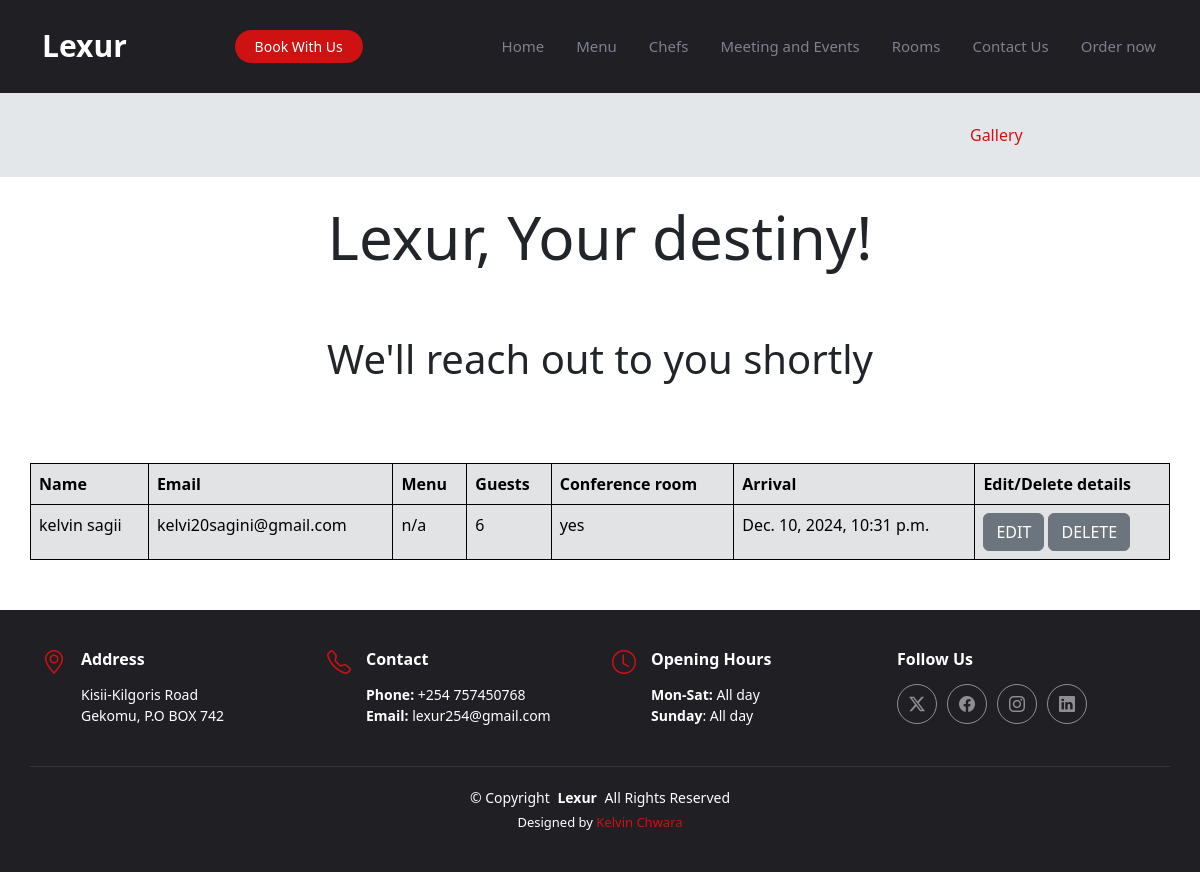
The page /showorder/ on the database its author committed.
### lexurapp/models.py (models this page shows, shortened)
class Order(models.Model):
    name=models.CharField(max_length=100)
    email=models.EmailField(max_length=100)
    menu=models.CharField(max_length=100)
    guests=models.IntegerField()
    conference=models.CharField(max_length=100)
    arrival=models.DateTimeField()

### lexurapp/views.py (the view)
# urls.py: path('showorder/', views.showorder, name='showorder'),
def showorder(request):
    allorders= Order.objects.all()
    return render(request, 'showorder.html', {'order': allorders})

### templates/showorder.html (shortened to what this page needs)
{% extends 'starter-page.html' %}
{% block body %}
   <h1 class="text-center p-4" style="font-size: 60px">Lexur, Your destiny!</h1>
    <p class="text-center p-4" style="font-size: 40px">We'll reach  out to you shortly</p>
    <table class="table table-bordered table-secondary border-black container" style="margin-top: 50px;margin-bottom: 50px; padding-top: 50px">
    <tr>
        <th>Name</th>
        <th>Email</th>
        <th>Menu</th>
        <th>Guests</th>
        <th>Conference room</th>
        <th>Arrival</th>
        <th>Edit/Delete details</th>
    </tr>
    {% for x in order %}
        <tr>
            <td>{{ x.name }}</td>
            <td>{{ x.email }}</td>
            <td>{{ x.menu }}</td>
            <td>{{ x.guests }}</td>
            <td>{{ x.conference }}</td>
            <td>{{ x.arrival }}</td>
            <td>
                <a href="{% url 'editorders' x.id %}" class="btn btn-secondary">EDIT</a>
                <a href="{% url 'delete_order' x.id %}" class="btn btn-secondary">DELETE</a>
            </td>
        </tr>
    {% endfor %}
    </table>
{% endblock %}

### static/assets/css/main.css (style rules this page uses)
:root { --default-font: "Roboto", system-ui, -apple-system, "Segoe UI", Roboto, "Helvetica Neue", Arial, "Noto Sans", "Liberation Sans", sans-serif, "Apple Color Emoji", "Segoe UI Emoji", "Segoe UI Symbol", "Noto Color Emoji"; --heading-font: "Amatic SC", sans-serif; --nav-font: "Inter", sans-serif; }
:root { --background-color: #ffffff; --default-color: #212529; --heading-color: #37373f; --accent-color: #ce1212; --surface-color: #ffffff; --contrast-color: #ffffff; }
:root { --nav-color: #7f7f90; --nav-hover-color: #ce1212; --nav-mobile-background-color: #ffffff; --nav-dropdown-background-color: #ffffff; --nav-dropdown-color: #7f7f90; --nav-dropdown-hover-color: #ce1212; }
:root { scroll-behavior: smooth; }
body { color: var(--default-color); background-color: var(--background-color); }
a { color: var(--accent-color); text-decoration: none; transition: 0.3s; }

### rows shown on the page
Order: name "kelvin sagii", email "kelvi20sagini@gmail.com", menu "n/a", guests "6", conference "yes", arrival "Dec. 10, 2024, 10:31 p.m."
